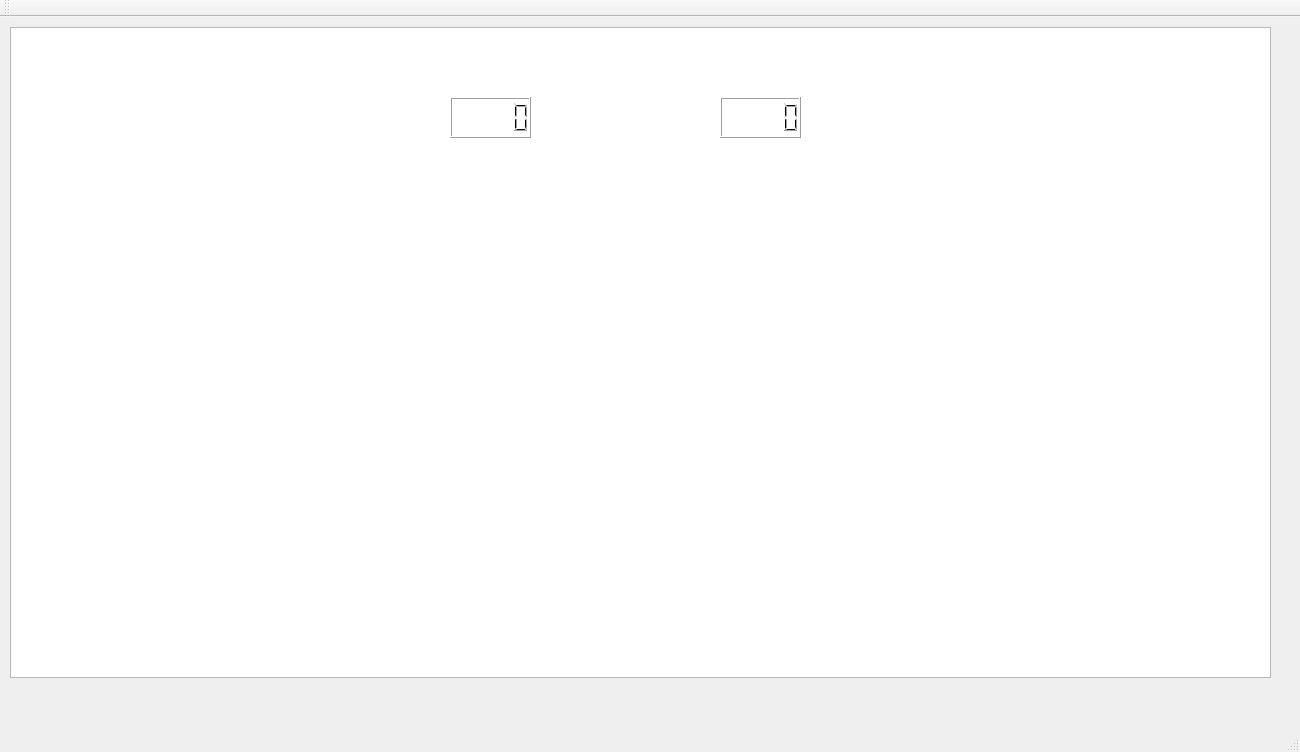
<?xml version="1.0" encoding="UTF-8"?>
<ui version="4.0">
 <class>MainWindow</class>
 <widget class="QMainWindow" name="MainWindow">
  <property name="geometry">
   <rect>
    <x>0</x>
    <y>0</y>
    <width>1300</width>
    <height>752</height>
   </rect>
  </property>
  <property name="windowTitle">
   <string>MainWindow</string>
  </property>
  <widget class="QWidget" name="centralWidget">
   <widget class="QGraphicsView" name="graphicsView">
    <property name="geometry">
     <rect>
      <x>10</x>
      <y>10</y>
      <width>1261</width>
      <height>651</height>
     </rect>
    </property>
   </widget>
   <widget class="QLCDNumber" name="lcd1">
    <property name="geometry">
     <rect>
      <x>450</x>
      <y>80</y>
      <width>81</width>
      <height>41</height>
     </rect>
    </property>
   </widget>
   <widget class="QLCDNumber" name="lcd">
    <property name="geometry">
     <rect>
      <x>720</x>
      <y>80</y>
      <width>81</width>
      <height>41</height>
     </rect>
    </property>
   </widget>
   <widget class="QLabel" name="label1">
    <property name="geometry">
     <rect>
      <x>10</x>
      <y>10</y>
      <width>1271</width>
      <height>661</height>
     </rect>
    </property>
    <property name="text">
     <string>TextLabel</string>
    </property>
   </widget>
   <widget class="QLabel" name="label">
    <property name="geometry">
     <rect>
      <x>340</x>
      <y>80</y>
      <width>111</width>
      <height>41</height>
     </rect>
    </property>
    <property name="text">
     <string>&lt;html&gt;&lt;head/&gt;&lt;body&gt;&lt;p&gt;&lt;span style=&quot; font-size:18pt; font-weight:600; color:#ffffff;&quot;&gt;SCORE:&lt;/span&gt;&lt;/p&gt;&lt;/body&gt;&lt;/html&gt;</string>
    </property>
   </widget>
   <widget class="QLabel" name="label_2">
    <property name="geometry">
     <rect>
      <x>600</x>
      <y>80</y>
      <width>121</width>
      <height>41</height>
     </rect>
    </property>
    <property name="text">
     <string>&lt;html&gt;&lt;head/&gt;&lt;body&gt;&lt;p&gt;&lt;span style=&quot; font-size:18pt; font-weight:600; color:#ffffff;&quot;&gt;HEALTH:&lt;/span&gt;&lt;/p&gt;&lt;/body&gt;&lt;/html&gt;</string>
    </property>
   </widget>
   <zorder>label1</zorder>
   <zorder>graphicsView</zorder>
   <zorder>lcd1</zorder>
   <zorder>lcd</zorder>
   <zorder>label</zorder>
   <zorder>label_2</zorder>
  </widget>
  <widget class="QMenuBar" name="menuBar">
   <property name="geometry">
    <rect>
     <x>0</x>
     <y>0</y>
     <width>1300</width>
     <height>22</height>
    </rect>
   </property>
  </widget>
  <widget class="QToolBar" name="mainToolBar">
   <attribute name="toolBarArea">
    <enum>TopToolBarArea</enum>
   </attribute>
   <attribute name="toolBarBreak">
    <bool>false</bool>
   </attribute>
  </widget>
  <widget class="QStatusBar" name="statusBar"/>
 </widget>
 <layoutdefault spacing="6" margin="11"/>
 <resources/>
 <connections/>
</ui>
